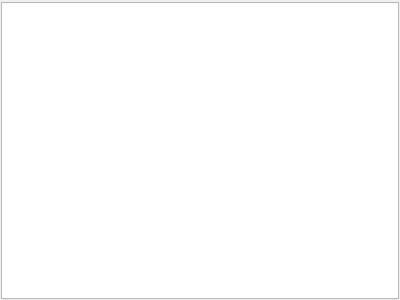
<?xml version="1.0" encoding="UTF-8"?>
<ui version="4.0">
 <class>LentCardsSettingsPage</class>
 <widget class="QWidget" name="LentCardsSettingsPage">
  <property name="geometry">
   <rect>
    <x>0</x>
    <y>0</y>
    <width>400</width>
    <height>300</height>
   </rect>
  </property>
  <property name="windowTitle">
   <string>Form</string>
  </property>
  <layout class="QVBoxLayout" name="verticalLayout">
   <property name="spacing">
    <number>1</number>
   </property>
   <property name="leftMargin">
    <number>1</number>
   </property>
   <property name="topMargin">
    <number>1</number>
   </property>
   <property name="rightMargin">
    <number>1</number>
   </property>
   <property name="bottomMargin">
    <number>1</number>
   </property>
   <item>
    <widget class="qf::qmlwidgets::TableViewToolBar" name="tblCardsTB" native="true"/>
   </item>
   <item>
    <widget class="qf::qmlwidgets::TableView" name="tblCards"/>
   </item>
  </layout>
 </widget>
 <customwidgets>
  <customwidget>
   <class>qf::qmlwidgets::TableView</class>
   <extends>QTableView</extends>
   <header location="global">qf/qmlwidgets/tableview.h</header>
  </customwidget>
  <customwidget>
   <class>qf::qmlwidgets::TableViewToolBar</class>
   <extends>QWidget</extends>
   <header location="global">qf/qmlwidgets/tableviewtoolbar.h</header>
   <container>1</container>
  </customwidget>
 </customwidgets>
 <resources/>
 <connections/>
</ui>
